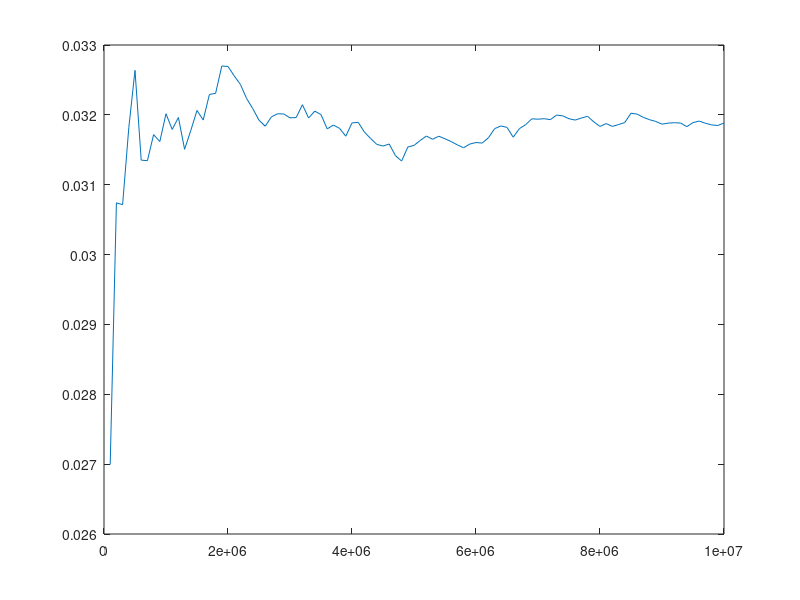

Recreate this plot in MATLAB.
MC = [100000, 200000, 300000, 400000, 500000, 600000, 700000, 800000, 900000, 1e+06, 1.1e+06, 1.2e+06, 1.3e+06, 1.4e+06, 1.5e+06, 1.6e+06, 1.7e+06, 1.8e+06, 1.9e+06, 2e+06, 2.1e+06, 2.2e+06, 2.3e+06, 2.4e+06, 2.5e+06, 2.6e+06, 2.7e+06, 2.8e+06, 2.9e+06, 3e+06, 3.1e+06, 3.2e+06, 3.3e+06, 3.4e+06, 3.5e+06, 3.6e+06, 3.7e+06, 3.8e+06, 3.9e+06, 4e+06, 4.1e+06, 4.2e+06, 4.3e+06, 4.4e+06, 4.5e+06, 4.6e+06, 4.7e+06, 4.8e+06, 4.9e+06, 5e+06, 5.1e+06, 5.2e+06, 5.3e+06, 5.4e+06, 5.5e+06, 5.6e+06, 5.7e+06, 5.8e+06, 5.9e+06, 6e+06, 6.1e+06, 6.2e+06, 6.3e+06, 6.4e+06, 6.5e+06, 6.6e+06, 6.7e+06, 6.8e+06, 6.9e+06, 7e+06, 7.1e+06, 7.2e+06, 7.3e+06, 7.4e+06, 7.5e+06, 7.6e+06, 7.7e+06, 7.8e+06, 7.9e+06, 8e+06, 8.1e+06, 8.2e+06, 8.3e+06, 8.4e+06, 8.5e+06, 8.6e+06, 8.7e+06, 8.8e+06, 8.9e+06, 9e+06, 9.1e+06, 9.2e+06, 9.3e+06, 9.4e+06, 9.5e+06, 9.6e+06, 9.7e+06, 9.8e+06, 9.9e+06, 1e+07, ];
e_var = [0.0269943, 0.0307407, 0.0307141, 0.0318165, 0.0326372, 0.0313517, 0.0313441, 0.0317169, 0.0316173, 0.0320157, 0.0317911, 0.0319626, 0.0315069, 0.0317766, 0.0320635, 0.031926, 0.0322922, 0.0323078, 0.0326992, 0.0326929, 0.0325582, 0.0324358, 0.0322339, 0.0320887, 0.0319233, 0.0318379, 0.0319714, 0.0320157, 0.0320129, 0.0319572, 0.0319617, 0.0321452, 0.0319553, 0.0320532, 0.0320043, 0.0317988, 0.0318542, 0.031806, 0.0316949, 0.0318842, 0.0318932, 0.0317539, 0.0316617, 0.0315774, 0.0315535, 0.0315826, 0.0314172, 0.0313384, 0.0315392, 0.0315631, 0.0316329, 0.031697, 0.0316504, 0.031694, 0.0316579, 0.0316173, 0.0315698, 0.0315294, 0.0315822, 0.031604, 0.0315964, 0.0316713, 0.031802, 0.0318414, 0.0318208, 0.0316801, 0.0318028, 0.0318587, 0.0319429, 0.0319383, 0.031945, 0.0319316, 0.0319971, 0.0319855, 0.0319445, 0.0319255, 0.0319546, 0.0319789, 0.0318997, 0.0318344, 0.031875, 0.031835, 0.0318611, 0.0318905, 0.0320241, 0.0320101, 0.0319635, 0.0319306, 0.0319056, 0.031867, 0.0318817, 0.0318875, 0.0318829, 0.0318309, 0.031889, 0.0319111, 0.0318802, 0.0318563, 0.0318475, 0.0318834, ];
m_var = [0.00357462, 0.00397319, 0.00394657, 0.00406279, 0.00410054, 0.00399635, 0.00400871, 0.00406406, 0.00404953, 0.00410068, 0.00405917, 0.00406692, 0.00398531, 0.00403571, 0.00405874, 0.00402471, 0.00408147, 0.004071, 0.0041167, 0.00411749, 0.00410017, 0.00407626, 0.00406573, 0.00406606, 0.00404759, 0.00403821, 0.00404834, 0.00404956, 0.00403968, 0.00403115, 0.0040238, 0.00404213, 0.00401769, 0.00403837, 0.00403537, 0.00400346, 0.00400909, 0.00399239, 0.00397554, 0.00400188, 0.00399509, 0.00397938, 0.00396765, 0.00395939, 0.00394839, 0.00394501, 0.00392398, 0.00390817, 0.00393043, 0.00393887, 0.0039499, 0.003958, 0.00394888, 0.00396281, 0.00395829, 0.00395196, 0.00394586, 0.00393825, 0.00394678, 0.0039522, 0.00395173, 0.00396606, 0.00398595, 0.00398808, 0.00398416, 0.00396103, 0.00398294, 0.00398792, 0.00399419, 0.00399703, 0.00399795, 0.00399553, 0.00399848, 0.00399301, 0.00399462, 0.00398803, 0.00399081, 0.00398981, 0.00398393, 0.00397445, 0.00397651, 0.00396881, 0.00397186, 0.00397579, 0.00399569, 0.00399183, 0.00398359, 0.00397701, 0.00397035, 0.00396462, 0.00397316, 0.00397478, 0.00397798, 0.00396891, 0.00397693, 0.00397855, 0.00397592, 0.00397345, 0.00397587, 0.00398282, ];
mean_mag = [0.99884, 0.998695, 0.9987, 0.998657, 0.998634, 0.998678, 0.998676, 0.998659, 0.998664, 0.998647, 0.998659, 0.998654, 0.998677, 0.998663, 0.998653, 0.998662, 0.998644, 0.998646, 0.99863, 0.99863, 0.998636, 0.998642, 0.998648, 0.998651, 0.998658, 0.998661, 0.998657, 0.998656, 0.998657, 0.99866, 0.998661, 0.998654, 0.998662, 0.998657, 0.998658, 0.998668, 0.998666, 0.998669, 0.998675, 0.998666, 0.998667, 0.998673, 0.998677, 0.99868, 0.998682, 0.998682, 0.998689, 0.998693, 0.998685, 0.998683, 0.99868, 0.998677, 0.99868, 0.998677, 0.998678, 0.99868, 0.998682, 0.998684, 0.998682, 0.998681, 0.998681, 0.998677, 0.998671, 0.99867, 0.998671, 0.998677, 0.998671, 0.998669, 0.998666, 0.998666, 0.998666, 0.998666, 0.998665, 0.998666, 0.998666, 0.998668, 0.998667, 0.998666, 0.998669, 0.998672, 0.998671, 0.998673, 0.998672, 0.998671, 0.998664, 0.998665, 0.998668, 0.99867, 0.998671, 0.998673, 0.998671, 0.998671, 0.99867, 0.998673, 0.99867, 0.99867, 0.998671, 0.998672, 0.998671, 0.99867, ];
time_used = [0.069862, 0.135784, 0.201232, 0.26701, 0.337098, 0.401846, 0.46663, 0.532266, 0.599538, 0.665976, 0.733639, 0.799953, 0.864186, 0.93043, 0.99677, 1.05976, 1.12716, 1.19705, 1.2659, 1.33059, 1.39741, 1.46043, 1.52347, 1.58939, 1.6558, 1.71971, 1.78309, 1.8503, 1.91561, 1.98336, 2.05081, 2.11719, 2.18237, 2.25124, 2.32087, 2.38783, 2.45442, 2.52068, 2.58686, 2.65306, 2.72203, 2.78801, 2.85681, 2.92326, 2.9918, 3.05938, 3.12681, 3.19442, 3.26345, 3.32963, 3.39255, 3.45884, 3.52595, 3.5948, 3.66191, 3.72588, 3.79214, 3.85862, 3.92475, 3.99095, 4.05922, 4.123, 4.18717, 4.25425, 4.32445, 4.39478, 4.46142, 4.5297, 4.5957, 4.6621, 4.72652, 4.79261, 4.86254, 4.9296, 4.99559, 5.06368, 5.13079, 5.19922, 5.26565, 5.33129, 5.39972, 5.46405, 5.52791, 5.59383, 5.65982, 5.72828, 5.79524, 5.86289, 5.92927, 5.99759, 6.06601, 6.13471, 6.20012, 6.26741, 6.33256, 6.39971, 6.46437, 6.53193, 6.59716, 6.66469, ];
accepted_states = [0.00681, 0.00434, 0.00260667, 0.00224, 0.001796, 0.0011, 0.00122, 0.0010725, 0.000875556, 0.00089, 0.000687273, 0.000731667, 0.000518462, 0.000612857, 0.000574667, 0.00048375, 0.000557647, 0.000448889, 0.000507368, 0.000408, 0.000358095, 0.000348182, 0.000309565, 0.000326667, 0.0002856, 0.000286923, 0.000312593, 0.000301429, 0.000281379, 0.000256667, 0.000263871, 0.000285, 0.00019697, 0.000260588, 0.000216, 0.000184444, 0.000231892, 0.000202105, 0.000190769, 0.0002425, 0.000197561, 0.00015619, 0.000165581, 0.000167273, 0.000180889, 0.000172174, 0.000137021, 0.0001425, 0.000195918, 0.0001728, 0.000169412, 0.000166538, 0.000133585, 0.000155185, 0.000135636, 0.000132857, 0.000127018, 0.00012931, 0.000149831, 0.000136, 0.00013541, 0.000147097, 0.000167937, 0.000136562, 0.000121538, 8.72727e-05, 0.000145672, 0.000125, 0.000138551, 0.000121429, 0.00011831, 0.000105556, 0.000121096, 0.000106216, 9.78667e-05, 9.73684e-05, 0.000107792, 0.000106154, 8.91139e-05, 8.35e-05, 0.000105679, 8.92683e-05, 0.000100482, 0.000100238, 0.000125176, 8.7907e-05, 8.16092e-05, 8.40909e-05, 8.29213e-05, 7.88889e-05, 9.45055e-05, 8.56522e-05, 8.47312e-05, 7.3617e-05, 9.72632e-05, 8.64583e-05, 7.4433e-05, 7.36735e-05, 7.93939e-05, 8.64e-05, ];
probability = [0, -8, -8, -8, -8, -8, -8, -8, -8, -8, -8, -8, -8, -8, -8, -8, -8, -8, -8, -8, -8, -8, -8, -8, -8, -8, -8, -8, -8, -8, -8, -8, -8, -8, -8, -8, -8, -8, -8, -8, -8, -8, -8, -8, -8, -8, -8, -8, -8, -8, -8, -8, -8, -8, -8, -8, -8, -8, -8, -8, -8, -8, -8, -8, -8, -8, -8, -8, -8, -8, -8, -8, -8, -8, -8, -8, -8, -8, -8, -8, -8, -8, -8, -8, -8, -8, -8, -8, -8, -8, -8, -8, -8, -8, -8, -8, -8, -8, -8, -8, ];
avg_energy = [-1.99662, -1.99615, -1.99615, -1.99602, -1.99591, -1.99607, -1.99607, -1.99603, -1.99604, -1.99599, -1.99602, -1.996, -1.99605, -1.99602, -1.99598, -1.996, -1.99596, -1.99595, -1.9959, -1.99591, -1.99592, -1.99594, -1.99596, -1.99598, -1.996, -1.99601, -1.996, -1.99599, -1.99599, -1.996, -1.996, -1.99597, -1.996, -1.99599, -1.99599, -1.99602, -1.99601, -1.99602, -1.99603, -1.99601, -1.99601, -1.99602, -1.99603, -1.99605, -1.99605, -1.99604, -1.99607, -1.99608, -1.99605, -1.99605, -1.99604, -1.99603, -1.99604, -1.99603, -1.99604, -1.99604, -1.99605, -1.99605, -1.99605, -1.99604, -1.99604, -1.99603, -1.99602, -1.99601, -1.99602, -1.99603, -1.99602, -1.99601, -1.996, -1.996, -1.996, -1.996, -1.99599, -1.99599, -1.996, -1.996, -1.996, -1.996, -1.99601, -1.99601, -1.99601, -1.99601, -1.99601, -1.99601, -1.99599, -1.99599, -1.996, -1.996, -1.996, -1.99601, -1.99601, -1.99601, -1.99601, -1.99601, -1.99601, -1.996, -1.99601, -1.99601, -1.99601, -1.99601, ];
plot(MC, e_var)
